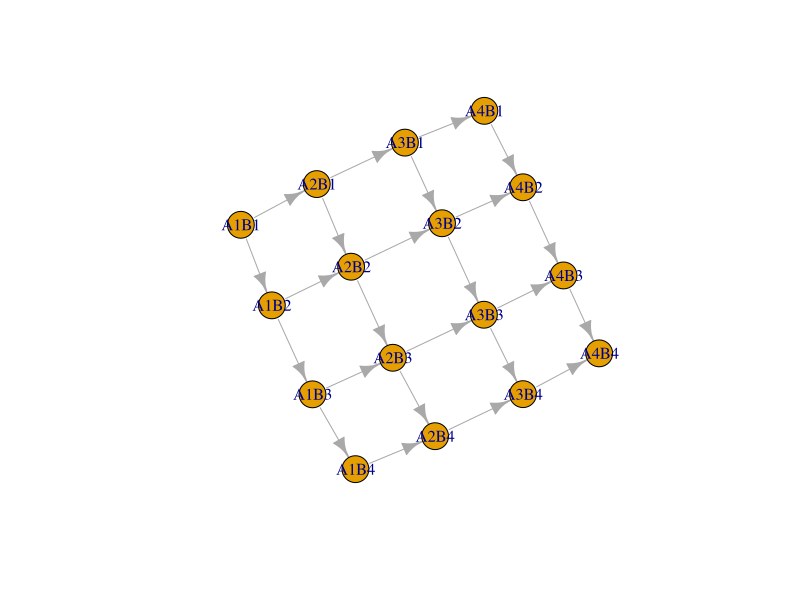

Write the R code that produced this figure. (Note: this script raises an error after producing the figure.)
library(dplyr)
dat <- read.csv('example.csv')
dat <- arrange(dat, y)
head(dat)

## recoding data: cen, time
time = dat$y
cen = dat$cen

## covariate
cov = as.matrix(select(dat, age , bmi))

## build staging variable matrix, 01 dummy variable
n = dim(dat)[1]; p = 4; q = 4
Z = matrix(0 , nrow = n , ncol = p*q)
cellName = rep(NA, p*q)
for (i in 1:p)
  for (j in 1:q ){
    cellName[(i-1)*q + j] = paste0('A',i,'B',j)
    Z[which(dat$A==i & dat$B==j),(i-1)*q + j]=1
  }
colnames(Z) = cellName
head(Z)

## build patial order constraints for this cancer staging problem
## input the Hasse diagram of poset Z utilizing igraph package
library(igraph)
Hasse_AB = graph(edges = c('A1B1','A1B2',  'A1B2','A1B3',  'A1B3','A1B4',
                           'A2B1','A2B2',  'A2B2','A2B3',  'A2B3','A2B4',
                           'A3B1','A3B2',  'A3B2','A3B3',  'A3B3','A3B4',
                           'A4B1','A4B2',  'A4B2','A4B3',  'A4B3','A4B4',
                           'A1B1','A2B1',  'A2B1','A3B1',  'A3B1','A4B1',
                           'A1B2','A2B2',  'A2B2','A3B2',  'A3B2','A4B2',
                           'A1B3','A2B3',  'A2B3','A3B3',  'A3B3','A4B3',
                           'A1B4','A2B4',  'A2B4','A3B4',  'A3B4','A4B4'),
                 directed = T)
plot(Hasse_AB)

## transform the Hasse diagram to coefficients inequalities
PO = as_inequalities(Hasse_AB,Z)
PO

## solve opera model
result = opera.solve(time,cen,Z,PO,cov)
result

## visualize on Hasse diagram
col = c('red', 'orange' , 'yellow' ,'green', 'blue', 'cyan', 'purple')
plot(Hasse_AB,vertex.color = col[result[[1]]])


